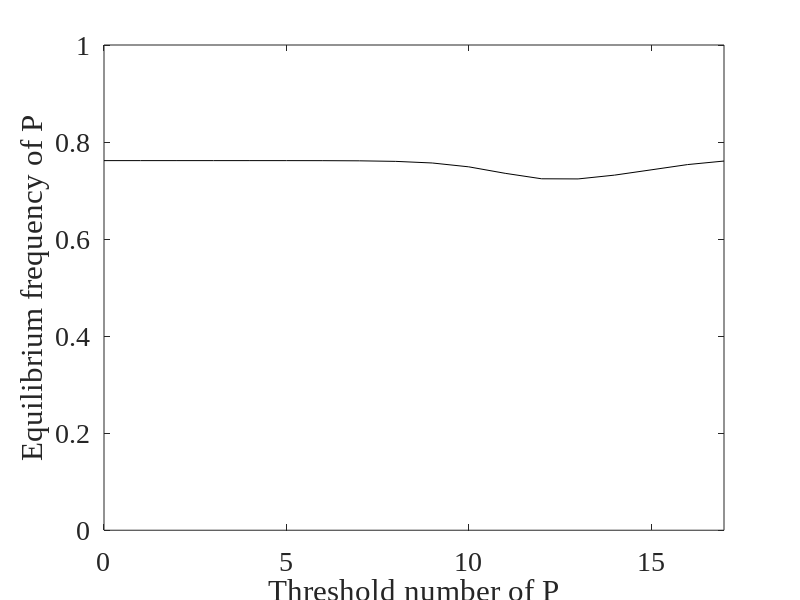

MATLAB code to generate this figure:
clear all
clc

r=0%0.07;
c=0.01;
b=4*c;
p=1.5*c;
q=1.5*c;
k=1.5*c;
a=2;
e=0.1;
n=18;
T=25;
W0=1;

% loop through each Tau (where Tau is threshold required of punishers) and X (where X is # of punishers), 
% and for each calculate the payoff of the new P* and N* strategies
for Tau=0:(n-1)
    Tau
    for X=0:n

        % x is the fraction of P players in the population of size n
        x=X/n;
        
        % initialize each of these for this [tau,X] pairing
        WpShort=0;
        WpLong=0;
        WpQpun=0;
        WqShort=0;
        WqLong=0;
        WqQpun=0;
        
        % cacluate the fitnesses as per the Boyd et al paper. note that
        % Pr(j|P) comes the from binomial distribution (binopdf) using
        % p=(r+(1-r)*x) and N=n-1, and similarly for Pr(j|N)
        for j=Tau:(n-1)
            WpShort=WpShort+(binopdf(j,n-1,r+(1-r)*x)*(-(e*(j+1)+(n-1-j))*k/((j+1)^a)+(1-e)*(b*(j+1)/n-c)));
        end
        for j=Tau:(n-1)
            WpLong=WpLong+(binopdf(j,n-1,r+(1-r)*x)*((b-c)*(1-e)-(n*e*k)/((j+1)^a)-e*p));
        end
        for j=0:(n-2)
            WpQpun=WpQpun+(binopdf(j,n-1,r+(1-r)*x)*-p);
        end
        
        for i=(Tau+1):(n-1)
            WqShort=WqShort+(binopdf(i,n-1,(1-r)*x)*(-p+((1-e)*i*b)/n));
        end
        for i=(Tau+1):(n-1)
            WqLong=WqLong+(binopdf(i,n-1,(1-r)*x)*((b-c)*(1-e)-e*p));
        end
        for i=0:(n-1)
            WqQpun=WqQpun+(binopdf(i,n-1,(1-r)*x)*(-k*i)/((n-i)^a));
        end
        
        % store the fitness (use Tau+1 and X+1 instead of Tau and X because
        % matrix indices have to be >0)
        Wp(Tau+1,X+1)=W0-q+WpShort+(T-1)*WpLong+T*WpQpun;
        Wq(Tau+1,X+1)=W0+WqShort+(T-1)*WqLong+T*WqQpun;
        
    end
end

% Change default axes fonts.
set(0,'DefaultAxesFontName', 'Times New Roman')
set(0,'DefaultAxesFontSize', 20)

% Change default text fonts.
set(0,'DefaultTextFontname', 'Times New Roman')
set(0,'DefaultTextFontSize', 20)

% plot a line at level 0 in the (Wp-Wn) space, to show where the
% equilibriua points are
axes('FontSize',20);
contour([0:n-1],[0:n]/n,(Wp-Wq)',[0 ,0],'k');
xlabel('Threshold number of P'); ylabel('Equilibrium frequency of P')